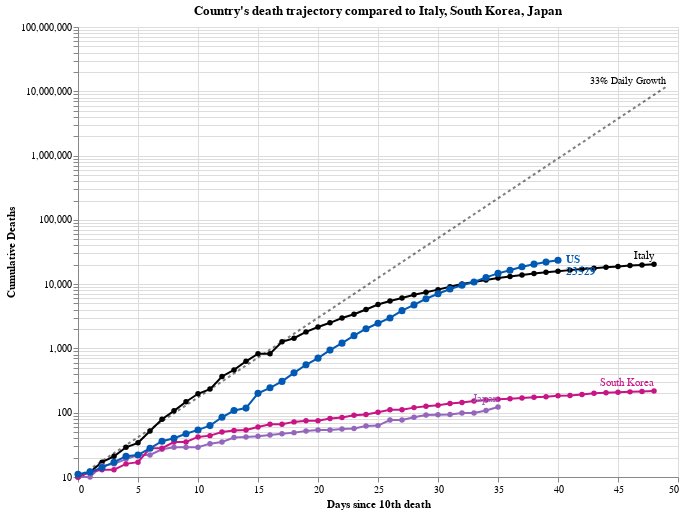

Write notebook code for a chart like this one.
### Markdown cell above
Select a country from the drop down list below to toggle  the visualization.

### Code cell
#hide_input
base = alt.Chart(dff2, width=CHART_WIDTH, height=CHART_HEIGHT).encode(
    x=f'{COL_X}:Q',
    y=alt.Y('Confirmed Cases:Q', scale=alt.Scale(type='log'), axis=alt.Axis(title='Cumulative Deaths')),
    color=alt.Color('Country:N', scale=alt.Scale(domain=color_domain, range=color_range), legend=None),
    tooltip=['Country', 'Date', 'Confirmed Cases', COL_X]
)

country_selection = alt.selection_single(
    name='Select', fields=['Country'], 
    bind=alt.binding_select(options=list(sorted(set(countries) - set(baseline_countries)))),
    init={'Country': 'US'})

date_filter = alt.datum['Date'] >= int(max_date.timestamp() * 1000)
base2 = base.transform_filter(alt.FieldOneOfPredicate('Country', baseline_countries))
base3 = base.transform_filter(country_selection)
base4 = base3.transform_filter(date_filter)

max_day = dff2[COL_X].max()
ref = pd.DataFrame([[x, SINCE_CASES_NUM*1.33**x] for x in range(max_day+1)], columns=[COL_X, 'Confirmed Cases'])
base_ref = alt.Chart(ref).encode(x=f'{COL_X}:Q', y='Confirmed Cases:Q')
base_ref_f = base_ref.transform_filter(alt.datum[COL_X] >= max_day)

chart5 = (
 base_ref.mark_line(color='black', opacity=.5, strokeDash=[3,3]) + 
 base_ref_f.mark_text(dy=-6, align='right', fontSize=10, text='33% Daily Growth') + 
 base2.mark_line(point=True, tooltip=True) +
 base3.mark_line(point={'size':50}, tooltip=True) +
 base2.transform_filter(date_filter).mark_text(dy=-8, align='right').encode(text='Country:N') +
 base4.mark_text(dx=8, align='left', fontWeight='bold').encode(text='Country:N') +
 base4.mark_text(dx=8, dy=12, align='left', fontWeight='bold').encode(text='Confirmed Cases:Q')
).add_selection(country_selection).properties(
    title=f"Country's death trajectory compared to {', '.join(baseline_countries)}"
)
chart5

### Figure 1 — Vega-Lite specification as saved in the notebook (floating-point values rounded to 4 significant figures; data arrays with more than 128 entries replaced by an {"elided": "..."} marker saying what was removed)
{"config": {"view": {"continuousWidth": 400, "continuousHeight": 300}}, "layer": [{"mark": {"type": "line", "color": "black", "opacity": 0.5, "strokeDash": [3, 3]}, "encoding": {"x": {"type": "quantitative", "field": "Days since 10th death"}, "y": {"type": "quantitative", "field": "Confirmed Cases"}}, "selection": {"Select": {"type": "single", "fields": ["Country"], "bind": {"input": "select", "options": ["Algeria", "Austria", "Belgium", "Brazil", "Canada", "Colombia", "Czechia", "Denmark", "Dominican Republic", "Ecuador", "Egypt", "France", "Germany", "Hungary", "India", "Indonesia", "Iran", "Ireland", "Israel", "Mexico", "Morocco", "Netherlands", "Norway", "Peru", "Philippines", "Poland", "Portugal", "Romania", "Russia", "Spain", "Sweden", "Switzerland", "Turkey", "US", "United Kingdom"]}, "init": {"Country": "US"}}}}, {"mark": {"type": "text", "align": "right", "dy": -6, "fontSize": 10, "text": "33% Daily Growth"}, "encoding": {"x": {"type": "quantitative", "field": "Days since 10th death"}, "y": {"type": "quantitative", "field": "Confirmed Cases"}}, "transform": [{"filter": "(datum['Days since 10th death'] >= 49)"}]}, {"data": {"name": "data-c1509887c42442f35e62110daa38117d"}, "mark": {"type": "line", "point": true, "tooltip": true}, "encoding": {"color": {"type": "nominal", "field": "Country", "legend": null, "scale": {"domain": ["Algeria", "Austria", "Belgium", "Brazil", "Canada", "Colombia", "Czechia", "Denmark", "Dominican Republic", "Ecuador", "Egypt", "France", "Germany", "Hungary", "India", "Indonesia", "Iran", "Ireland", "Israel", "Italy", "Japan", "Mexico", "Morocco", "Netherlands", "Norway", "Peru", "Philippines", "Poland", "Portugal", "Romania", "Russia", "South Korea", "Spain", "Sweden", "Switzerland", "Turkey", "US", "United Kingdom", "Lombardy"], "range": ["#C1B7AD", "#ED2939", "#6f0000", "mediumseagreen", "#990000", "#C1B7AD", "#C1B7AD", "#C60C30", "#C1B7AD", "#C1B7AD", "#C1B7AD", "purple", "#4DC6BD", "#C1B7AD", "#C1B7AD", "#FF6666", "#A1BA59", "#C1B7AD", "#C1B7AD", "black", "#9467bd", "#C1B7AD", "#C1B7AD", "orange", "#C1B7AD", "#C1B7AD", "#C1B7AD", "#C1B7AD", "#006600", "#FF4500", "#C1B7AD", "#C71585", "green", "#FFCD00", "#ff0000", "#7499c7", "#0059B3", "#2495D3", "#DC143C"]}}, "tooltip": [{"type": "nominal", "field": "Country"}, {"type": "temporal", "field": "Date"}, {"type": "quantitative", "field": "Confirmed Cases"}, {"type": "quantitative", "field": "Days since 10th death"}], "x": {"type": "quantitative", "field": "Days since 10th death"}, "y": {"type": "quantitative", "axis": {"title": "Cumulative Deaths"}, "field": "Confirmed Cases", "scale": {"type": "log"}}}, "height": 450, "transform": [{"filter": {"field": "Country", "oneOf": ["Italy", "South Korea", "Japan"]}}], "width": 600}, {"data": {"name": "data-c1509887c42442f35e62110daa38117d"}, "mark": {"type": "line", "point": {"size": 50}, "tooltip": true}, "encoding": {"color": {"type": "nominal", "field": "Country", "legend": null, "scale": {"domain": ["Algeria", "Austria", "Belgium", "Brazil", "Canada", "Colombia", "Czechia", "Denmark", "Dominican Republic", "Ecuador", "Egypt", "France", "Germany", "Hungary", "India", "Indonesia", "Iran", "Ireland", "Israel", "Italy", "Japan", "Mexico", "Morocco", "Netherlands", "Norway", "Peru", "Philippines", "Poland", "Portugal", "Romania", "Russia", "South Korea", "Spain", "Sweden", "Switzerland", "Turkey", "US", "United Kingdom", "Lombardy"], "range": ["#C1B7AD", "#ED2939", "#6f0000", "mediumseagreen", "#990000", "#C1B7AD", "#C1B7AD", "#C60C30", "#C1B7AD", "#C1B7AD", "#C1B7AD", "purple", "#4DC6BD", "#C1B7AD", "#C1B7AD", "#FF6666", "#A1BA59", "#C1B7AD", "#C1B7AD", "black", "#9467bd", "#C1B7AD", "#C1B7AD", "orange", "#C1B7AD", "#C1B7AD", "#C1B7AD", "#C1B7AD", "#006600", "#FF4500", "#C1B7AD", "#C71585", "green", "#FFCD00", "#ff0000", "#7499c7", "#0059B3", "#2495D3", "#DC143C"]}}, "tooltip": [{"type": "nominal", "field": "Country"}, {"type": "temporal", "field": "Date"}, {"type": "quantitative", "field": "Confirmed Cases"}, {"type": "quantitative", "field": "Days since 10th death"}], "x": {"type": "quantitative", "field": "Days since 10th death"}, "y": {"type": "quantitative", "axis": {"title": "Cumulative Deaths"}, "field": "Confirmed Cases", "scale": {"type": "log"}}}, "height": 450, "transform": [{"filter": {"selection": "Select"}}], "width": 600}, {"data": {"name": "data-c1509887c42442f35e62110daa38117d"}, "mark": {"type": "text", "align": "right", "dy": -8}, "encoding": {"color": {"type": "nominal", "field": "Country", "legend": null, "scale": {"domain": ["Algeria", "Austria", "Belgium", "Brazil", "Canada", "Colombia", "Czechia", "Denmark", "Dominican Republic", "Ecuador", "Egypt", "France", "Germany", "Hungary", "India", "Indonesia", "Iran", "Ireland", "Israel", "Italy", "Japan", "Mexico", "Morocco", "Netherlands", "Norway", "Peru", "Philippines", "Poland", "Portugal", "Romania", "Russia", "South Korea", "Spain", "Sweden", "Switzerland", "Turkey", "US", "United Kingdom", "Lombardy"], "range": ["#C1B7AD", "#ED2939", "#6f0000", "mediumseagreen", "#990000", "#C1B7AD", "#C1B7AD", "#C60C30", "#C1B7AD", "#C1B7AD", "#C1B7AD", "purple", "#4DC6BD", "#C1B7AD", "#C1B7AD", "#FF6666", "#A1BA59", "#C1B7AD", "#C1B7AD", "black", "#9467bd", "#C1B7AD", "#C1B7AD", "orange", "#C1B7AD", "#C1B7AD", "#C1B7AD", "#C1B7AD", "#006600", "#FF4500", "#C1B7AD", "#C71585", "green", "#FFCD00", "#ff0000", "#7499c7", "#0059B3", "#2495D3", "#DC143C"]}}, "text": {"type": "nominal", "field": "Country"}, "tooltip": [{"type": "nominal", "field": "Country"}, {"type": "temporal", "field": "Date"}, {"type": "quantitative", "field": "Confirmed Cases"}, {"type": "quantitative", "field": "Days since 10th death"}], "x": {"type": "quantitative", "field": "Days since 10th death"}, "y": {"type": "quantitative", "axis": {"title": "Cumulative Deaths"}, "field": "Confirmed Cases", "scale": {"type": "log"}}}, "height": 450, "transform": [{"filter": {"field": "Country", "oneOf": ["Italy", "South Korea", "Japan"]}}, {"filter": "(datum['Date'] >= 1586736000000)"}], "width": 600}, {"data": {"name": "data-c1509887c42442f35e62110daa38117d"}, "mark": {"type": "text", "align": "left", "dx": 8, "fontWeight": "bold"}, "encoding": {"color": {"type": "nominal", "field": "Country", "legend": null, "scale": {"domain": ["Algeria", "Austria", "Belgium", "Brazil", "Canada", "Colombia", "Czechia", "Denmark", "Dominican Republic", "Ecuador", "Egypt", "France", "Germany", "Hungary", "India", "Indonesia", "Iran", "Ireland", "Israel", "Italy", "Japan", "Mexico", "Morocco", "Netherlands", "Norway", "Peru", "Philippines", "Poland", "Portugal", "Romania", "Russia", "South Korea", "Spain", "Sweden", "Switzerland", "Turkey", "US", "United Kingdom", "Lombardy"], "range": ["#C1B7AD", "#ED2939", "#6f0000", "mediumseagreen", "#990000", "#C1B7AD", "#C1B7AD", "#C60C30", "#C1B7AD", "#C1B7AD", "#C1B7AD", "purple", "#4DC6BD", "#C1B7AD", "#C1B7AD", "#FF6666", "#A1BA59", "#C1B7AD", "#C1B7AD", "black", "#9467bd", "#C1B7AD", "#C1B7AD", "orange", "#C1B7AD", "#C1B7AD", "#C1B7AD", "#C1B7AD", "#006600", "#FF4500", "#C1B7AD", "#C71585", "green", "#FFCD00", "#ff0000", "#7499c7", "#0059B3", "#2495D3", "#DC143C"]}}, "text": {"type": "nominal", "field": "Country"}, "tooltip": [{"type": "nominal", "field": "Country"}, {"type": "temporal", "field": "Date"}, {"type": "quantitative", "field": "Confirmed Cases"}, {"type": "quantitative", "field": "Days since 10th death"}], "x": {"type": "quantitative", "field": "Days since 10th death"}, "y": {"type": "quantitative", "axis": {"title": "Cumulative Deaths"}, "field": "Confirmed Cases", "scale": {"type": "log"}}}, "height": 450, "transform": [{"filter": {"selection": "Select"}}, {"filter": "(datum['Date'] >= 1586736000000)"}], "width": 600}, {"data": {"name": "data-c1509887c42442f35e62110daa38117d"}, "mark": {"type": "text", "align": "left", "dx": 8, "dy": 12, "fontWeight": "bold"}, "encoding": {"color": {"type": "nominal", "field": "Country", "legend": null, "scale": {"domain": ["Algeria", "Austria", "Belgium", "Brazil", "Canada", "Colombia", "Czechia", "Denmark", "Dominican Republic", "Ecuador", "Egypt", "France", "Germany", "Hungary", "India", "Indonesia", "Iran", "Ireland", "Israel", "Italy", "Japan", "Mexico", "Morocco", "Netherlands", "Norway", "Peru", "Philippines", "Poland", "Portugal", "Romania", "Russia", "South Korea", "Spain", "Sweden", "Switzerland", "Turkey", "US", "United Kingdom", "Lombardy"], "range": ["#C1B7AD", "#ED2939", "#6f0000", "mediumseagreen", "#990000", "#C1B7AD", "#C1B7AD", "#C60C30", "#C1B7AD", "#C1B7AD", "#C1B7AD", "purple", "#4DC6BD", "#C1B7AD", "#C1B7AD", "#FF6666", "#A1BA59", "#C1B7AD", "#C1B7AD", "black", "#9467bd", "#C1B7AD", "#C1B7AD", "orange", "#C1B7AD", "#C1B7AD", "#C1B7AD", "#C1B7AD", "#006600", "#FF4500", "#C1B7AD", "#C71585", "green", "#FFCD00", "#ff0000", "#7499c7", "#0059B3", "#2495D3", "#DC143C"]}}, "text": {"type": "quantitative", "field": "Confirmed Cases"}, "tooltip": [{"type": "nominal", "field": "Country"}, {"type": "temporal", "field": "Date"}, {"type": "quantitative", "field": "Confirmed Cases"}, {"type": "quantitative", "field": "Days since 10th death"}], "x": {"type": "quantitative", "field": "Days since 10th death"}, "y": {"type": "quantitative", "axis": {"title": "Cumulative Deaths"}, "field": "Confirmed Cases", "scale": {"type": "log"}}}, "height": 450, "transform": [{"filter": {"selection": "Select"}}, {"filter": "(datum['Date'] >= 1586736000000)"}], "width": 600}], "data": {"name": "data-b07213980739ed57601fb05bc5e43304"}, "title": "Country's death trajectory compared to Italy, South Korea, Japan", "$schema": "https://vega.github.io/schema/vega-lite/v4.8.1.json", "datasets": {"data-b07213980739ed57601fb05bc5e43304": [{"Days since 10th death": 0, "Confirmed Cases": 10.0}, {"Days since 10th death": 1, "Confirmed Cases": 13.3}, {"Days since 10th death": 2, "Confirmed Cases": 17.69}, {"Days since 10th death": 3, "Confirmed Cases": 23.53}, {"Days since 10th death": 4, "Confirmed Cases": 31.29}, {"Days since 10th death": 5, "Confirmed Cases": 41.62}, {"Days since 10th death": 6, "Confirmed Cases": 55.35}, {"Days since 10th death": 7, "Confirmed Cases": 73.61}, {"Days since 10th death": 8, "Confirmed Cases": 97.91}, {"Days since 10th death": 9, "Confirmed Cases": 130.2}, {"Days since 10th death": 10, "Confirmed Cases": 173.2}, {"Days since 10th death": 11, "Confirmed Cases": 230.3}, {"Days since 10th death": 12, "Confirmed Cases": 306.4}, {"Days since 10th death": 13, "Confirmed Cases": 407.4}, {"Days since 10th death": 14, "Confirmed Cases": 541.9}, {"Days since 10th death": 15, "Confirmed Cases": 720.7}, {"Days since 10th death": 16, "Confirmed Cases": 958.6}, {"Days since 10th death": 17, "Confirmed Cases": 1275.0}, {"Days since 10th death": 18, "Confirmed Cases": 1696.0}, {"Days since 10th death": 19, "Confirmed Cases": 2255.0}, {"Days since 10th death": 20, "Confirmed Cases": 2999.0}, {"Days since 10th death": 21, "Confirmed Cases": 3989.0}, {"Days since 10th death": 22, "Confirmed Cases": 5306.0}, {"Days since 10th death": 23, "Confirmed Cases": 7056.0}, {"Days since 10th death": 24, "Confirmed Cases": 9385.0}, {"Days since 10th death": 25, "Confirmed Cases": 12480.0}, {"Days since 10th death": 26, "Confirmed Cases": 16600.0}, {"Days since 10th death": 27, "Confirmed Cases": 22080.0}, {"Days since 10th death": 28, "Confirmed Cases": 29370.0}, {"Days since 10th death": 29, "Confirmed Cases": 39060.0}, {"Days since 10th death": 30, "Confirmed Cases": 51950.0}, {"Days since 10th death": 31, "Confirmed Cases": 69090.0}, {"Days since 10th death": 32, "Confirmed Cases": 91890.0}, {"Days since 10th death": 33, "Confirmed Cases": 122200.0}, {"Days since 10th death": 34, "Confirmed Cases": 162500.0}, {"Days since 10th death": 35, "Confirmed Cases": 216200.0}, {"Days since 10th death": 36, "Confirmed Cases": 287500.0}, {"Days since 10th death": 37, "Confirmed Cases": 382400.0}, {"Days since 10th death": 38, "Confirmed Cases": 508600.0}, {"Days since 10th death": 39, "Confirmed Cases": 676400.0}, {"Days since 10th death": 40, "Confirmed Cases": 899600.0}, {"Days since 10th death": 41, "Confirmed Cases": 1197000.0}, {"Days since 10th death": 42, "Confirmed Cases": 1591000.0}, {"Days since 10th death": 43, "Confirmed Cases": 2117000.0}, {"Days since 10th death": 44, "Confirmed Cases": 2815000.0}, {"Days since 10th death": 45, "Confirmed Cases": 3744000.0}, {"Days since 10th death": 46, "Confirmed Cases": 4979000.0}, {"Days since 10th death": 47, "Confirmed Cases": 6623000.0}, {"Days since 10th death": 48, "Confirmed Cases": 8808000.0}, {"Days since 10th death": 49, "Confirmed Cases": 11710000.0}], "data-c1509887c42442f35e62110daa38117d": {"elided": "1065 records"}}}
